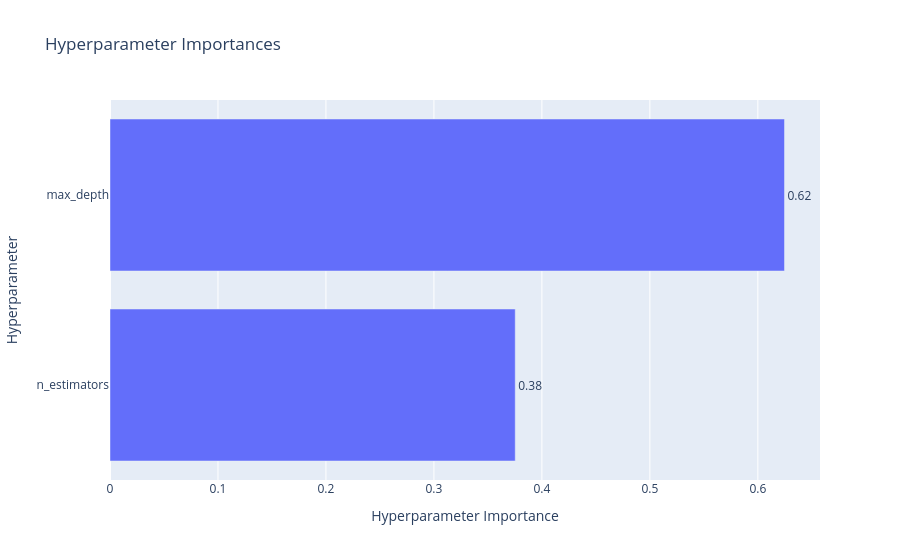

Notebook cell for this chart:
### Code cell
# Hyperparameter Importance
plot_param_importances(study).show()

### Figure 1 — Plotly figure (JSON) as saved in the notebook; plotly's stock layout.template omitted (floating-point values rounded to 4 significant figures)
{"data": [{"cliponaxis": false, "hovertemplate": ["n_estimators (IntDistribution): 0.3753144398581054<extra></extra>", "max_depth (IntDistribution): 0.6246855601418945<extra></extra>"], "name": "Objective Value", "orientation": "h", "text": ["0.38", "0.62"], "textposition": "outside", "type": "bar", "x": [0.3753, 0.6247], "y": ["n_estimators", "max_depth"]}], "layout": {"title": {"text": "Hyperparameter Importances"}, "xaxis": {"title": {"text": "Hyperparameter Importance"}}, "yaxis": {"title": {"text": "Hyperparameter"}}}}
